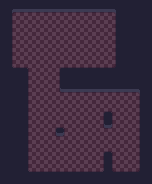

A level layout from a 2D game, rendered from its tile map. Below: a short description, then the map file with its tile-grid data intact:
An orthogonal 19x23 tile map with 8x8 px tiles, 1 tile layer (Map) and 11 objects.

<map version="1.10" tiledversion="1.10.1" orientation="orthogonal" renderorder="right-down" width="19" height="23" tilewidth="8" tileheight="8" infinite="0" nextlayerid="4" nextobjectid="33">
 <editorsettings>
  <export target="map.lua" format="lua" />
 </editorsettings>
 <tileset firstgid="1" name="tiles" tilewidth="8" tileheight="8" tilecount="30" columns="10">
  <image source="tileset.png" width="80" height="24" />
 </tileset>
 <layer id="1" name="Map" width="19" height="23">
  <data encoding="csv">
15,15,15,15,15,15,15,15,15,15,15,15,15,15,15,15,15,15,15,
15,1,2,2,2,2,2,2,2,2,2,2,2,2,3,15,15,15,15,
15,11,12,12,12,12,12,12,12,12,12,12,12,12,13,15,15,15,15,
15,11,12,12,12,12,12,12,12,12,12,12,12,12,13,15,15,15,15,
15,11,12,12,12,12,12,12,12,12,12,12,12,12,13,15,15,15,15,
15,11,12,12,12,12,12,12,12,12,12,12,12,12,13,15,15,15,15,
15,11,12,12,12,12,12,12,12,12,12,12,12,12,13,15,15,15,15,
15,11,12,12,12,12,12,12,12,12,12,12,12,12,13,15,15,15,15,
15,21,5,6,12,12,12,4,5,5,5,5,5,5,23,15,15,15,15,
15,15,15,11,12,12,12,14,15,15,15,15,15,15,15,15,15,15,15,
15,15,15,11,12,12,12,14,15,15,15,15,15,15,15,15,15,15,15,
15,15,15,11,12,12,12,24,2,2,2,2,2,2,2,2,2,3,15,
15,15,15,11,12,12,12,12,12,12,12,12,12,12,12,12,12,13,15,
15,15,15,11,12,12,12,12,12,12,12,12,12,8,12,12,12,13,15,
15,15,15,11,12,12,12,12,12,12,12,12,17,10,19,12,12,13,15,
15,15,15,11,12,12,7,8,12,12,12,12,17,20,19,12,12,13,15,
15,15,15,11,12,12,17,18,19,12,12,12,12,28,12,12,12,13,15,
15,15,15,11,12,12,27,28,12,12,12,12,12,12,12,12,12,13,15,
15,15,15,11,12,12,12,12,12,12,12,12,12,8,12,12,12,13,15,
15,15,15,11,12,12,12,12,12,12,12,12,17,10,19,12,12,13,15,
15,15,15,11,12,12,12,12,12,12,12,12,17,15,19,12,12,13,15,
15,15,15,21,22,22,22,22,22,22,22,22,29,15,30,5,5,23,15,
15,15,15,15,15,15,15,15,15,15,15,15,15,15,15,15,15,15,15
</data>
 </layer>
 <objectgroup id="3" name="Collide">
  <object id="7" x="0" y="0" width="128" height="8" />
  <object id="8" x="120" y="0" width="8" height="80" />
  <object id="13" x="144" y="80" width="8" height="104" />
  <object id="14" x="16" y="176" width="136" height="8" />
  <object id="15" x="16" y="72" width="8" height="112" />
  <object id="16" x="0" y="72" width="24" height="8" />
  <object id="17" x="0" y="0" width="8" height="80" />
  <object id="18" x="104" y="112" width="8" height="16" />
  <object id="19" x="104" y="152" width="8" height="32" />
  <object id="20" x="56" y="128" width="8" height="8" />
  <object id="32" x="64" y="72" width="88" height="16" />
 </objectgroup>
</map>
